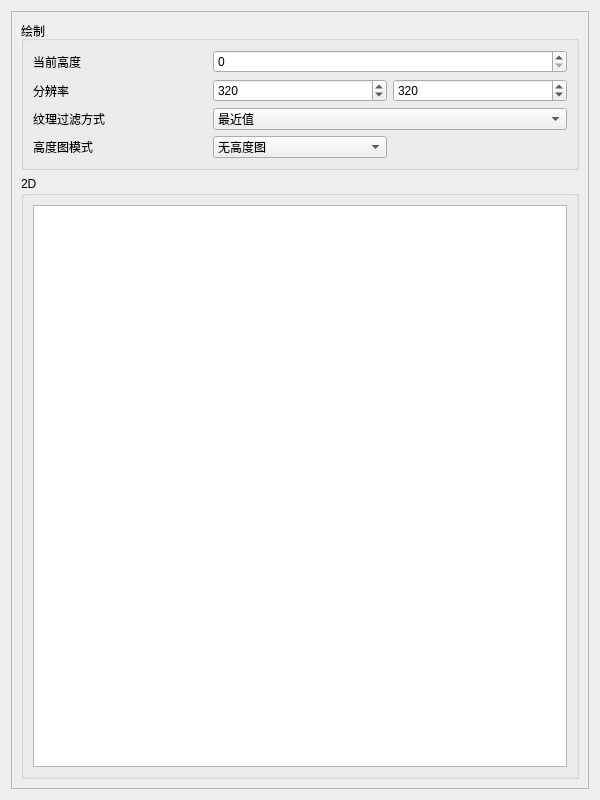
<?xml version="1.0" encoding="UTF-8"?>
<ui version="4.0">
 <class>HeatmapRenderer</class>
 <widget class="QWidget" name="HeatmapRenderer">
  <property name="geometry">
   <rect>
    <x>0</x>
    <y>0</y>
    <width>600</width>
    <height>800</height>
   </rect>
  </property>
  <property name="sizePolicy">
   <sizepolicy hsizetype="Preferred" vsizetype="Preferred">
    <horstretch>0</horstretch>
    <verstretch>0</verstretch>
   </sizepolicy>
  </property>
  <property name="windowTitle">
   <string>热力图</string>
  </property>
  <layout class="QVBoxLayout" name="verticalLayout">
   <item>
    <widget class="QScrollArea" name="scrollArea">
     <property name="sizePolicy">
      <sizepolicy hsizetype="Expanding" vsizetype="Expanding">
       <horstretch>0</horstretch>
       <verstretch>0</verstretch>
      </sizepolicy>
     </property>
     <property name="horizontalScrollBarPolicy">
      <enum>Qt::ScrollBarAlwaysOff</enum>
     </property>
     <property name="sizeAdjustPolicy">
      <enum>QAbstractScrollArea::AdjustIgnored</enum>
     </property>
     <property name="widgetResizable">
      <bool>true</bool>
     </property>
     <widget class="QWidget" name="scrollAreaWidgetContents_main">
      <property name="geometry">
       <rect>
        <x>0</x>
        <y>0</y>
        <width>586</width>
        <height>786</height>
       </rect>
      </property>
      <property name="sizePolicy">
       <sizepolicy hsizetype="Preferred" vsizetype="Preferred">
        <horstretch>0</horstretch>
        <verstretch>0</verstretch>
       </sizepolicy>
      </property>
      <layout class="QVBoxLayout" name="verticalLayout_2">
       <item>
        <widget class="QGroupBox" name="groupBox_2">
         <property name="title">
          <string>绘制</string>
         </property>
         <layout class="QGridLayout" name="gridLayout">
          <item row="0" column="1" colspan="2">
           <widget class="QSpinBox" name="spinBox_height_int_VIS4EarthReflectable"/>
          </item>
          <item row="3" column="1" colspan="2">
           <widget class="QComboBox" name="comboBox_texFilterMode">
            <item>
             <property name="text">
              <string>最近值</string>
             </property>
            </item>
            <item>
             <property name="text">
              <string>双线性插值</string>
             </property>
            </item>
           </widget>
          </item>
          <item row="2" column="0">
           <widget class="QLabel" name="label_2">
            <property name="text">
             <string>分辨率</string>
            </property>
           </widget>
          </item>
          <item row="2" column="1">
           <widget class="QSpinBox" name="spinBox_resX">
            <property name="minimum">
             <number>1</number>
            </property>
            <property name="maximum">
             <number>400</number>
            </property>
            <property name="value">
             <number>320</number>
            </property>
           </widget>
          </item>
          <item row="2" column="2">
           <widget class="QSpinBox" name="spinBox_resY">
            <property name="minimum">
             <number>1</number>
            </property>
            <property name="maximum">
             <number>400</number>
            </property>
            <property name="value">
             <number>320</number>
            </property>
           </widget>
          </item>
          <item row="3" column="0">
           <widget class="QLabel" name="label_3">
            <property name="text">
             <string>纹理过滤方式</string>
            </property>
           </widget>
          </item>
          <item row="0" column="0">
           <widget class="QLabel" name="label">
            <property name="text">
             <string>当前高度</string>
            </property>
           </widget>
          </item>
          <item row="4" column="0">
           <widget class="QLabel" name="label_4">
            <property name="text">
             <string>高度图模式</string>
            </property>
           </widget>
          </item>
          <item row="4" column="1">
           <widget class="QComboBox" name="comboBox_heightMapMode_int_VIS4EarthReflectable">
            <item>
             <property name="text">
              <string>无高度图</string>
             </property>
            </item>
            <item>
             <property name="text">
              <string>变高曲面</string>
             </property>
            </item>
            <item>
             <property name="text">
              <string>变高柱体</string>
             </property>
            </item>
           </widget>
          </item>
         </layout>
        </widget>
       </item>
       <item>
        <widget class="QGroupBox" name="groupBox">
         <property name="title">
          <string>2D</string>
         </property>
         <layout class="QVBoxLayout" name="verticalLayout_3">
          <item>
           <widget class="QGraphicsView" name="graphicsView_2DView"/>
          </item>
         </layout>
        </widget>
       </item>
      </layout>
     </widget>
    </widget>
   </item>
  </layout>
 </widget>
 <resources/>
 <connections/>
</ui>
